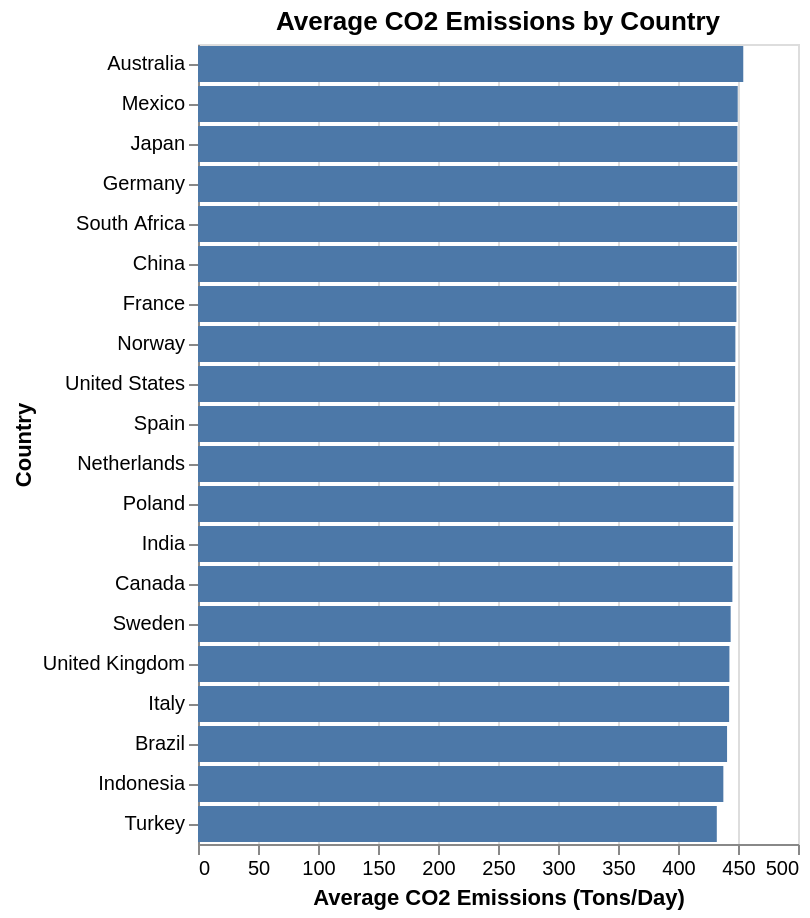

Notebook source saved alongside this figure:
### Code cell
# Average co2 emission chart
chart_co2_avg = alt.Chart(country_averages).mark_bar().encode(
    x=alt.X('co2_emission:Q', title= 'Average CO2 Emissions (Tons/Day)'),
    y=alt.Y('country:N', title='Country', sort='-x'),
    tooltip=[
        alt.Tooltip('country:N', title='Country'),
        alt.Tooltip('co2_emission:Q', title='CO2 Emissions (Tons/Day)', format='.1f')
    ]
).properties(
    title='Average CO2 Emissions by Country'
).interactive()

chart_co2_avg.save('barchart_avg_co2_emissions.json')

chart_co2_avg

### Figure 1 — Vega-Lite specification as saved in the notebook (floating-point values rounded to 4 significant figures)
{"config": {"view": {"continuousWidth": 300, "continuousHeight": 300}}, "data": {"name": "data-763bcb0425cc84b13c532250f9cf3bbd"}, "mark": {"type": "bar"}, "encoding": {"tooltip": [{"field": "country", "title": "Country", "type": "nominal"}, {"field": "co2_emission", "format": ".1f", "title": "CO2 Emissions (Tons/Day)", "type": "quantitative"}], "x": {"field": "co2_emission", "title": "Average CO2 Emissions (Tons/Day)", "type": "quantitative"}, "y": {"field": "country", "sort": "-x", "title": "Country", "type": "nominal"}}, "params": [{"name": "param_1e9efca18e7a2868", "select": {"type": "interval", "encodings": ["x", "y"]}, "bind": "scales"}], "title": "Average CO2 Emissions by Country", "$schema": "https://vega.github.io/schema/vega-lite/v6.4.1.json", "datasets": {"data-763bcb0425cc84b13c532250f9cf3bbd": [{"country": "Australia", "avg_temperature": 23.38, "energy_consumption": 7240.0, "renewable_share": 15.97, "co2_emission": 454.4}, {"country": "Brazil", "avg_temperature": 10.5, "energy_consumption": 7309.0, "renewable_share": 15.96, "co2_emission": 440.9}, {"country": "Canada", "avg_temperature": 16.42, "energy_consumption": 7220.0, "renewable_share": 16.03, "co2_emission": 445.3}, {"country": "China", "avg_temperature": 15.8, "energy_consumption": 7308.0, "renewable_share": 15.87, "co2_emission": 449.0}, {"country": "France", "avg_temperature": 10.39, "energy_consumption": 7302.0, "renewable_share": 15.97, "co2_emission": 448.7}, {"country": "Germany", "avg_temperature": 22.44, "energy_consumption": 7436.0, "renewable_share": 15.96, "co2_emission": 449.4}, {"country": "India", "avg_temperature": 5.227, "energy_consumption": 7353.0, "renewable_share": 15.98, "co2_emission": 445.7}, {"country": "Indonesia", "avg_temperature": 10.86, "energy_consumption": 7401.0, "renewable_share": 15.91, "co2_emission": 437.8}, {"country": "Italy", "avg_temperature": 20.5, "energy_consumption": 7204.0, "renewable_share": 15.93, "co2_emission": 442.6}, {"country": "Japan", "avg_temperature": 23.67, "energy_consumption": 7261.0, "renewable_share": 15.92, "co2_emission": 449.5}, {"country": "Mexico", "avg_temperature": 16.57, "energy_consumption": 7405.0, "renewable_share": 16.08, "co2_emission": 449.8}, {"country": "Netherlands", "avg_temperature": 18.98, "energy_consumption": 7287.0, "renewable_share": 15.92, "co2_emission": 446.4}, {"country": "Norway", "avg_temperature": 8.958, "energy_consumption": 7257.0, "renewable_share": 15.94, "co2_emission": 447.8}, {"country": "Poland", "avg_temperature": 13.16, "energy_consumption": 7277.0, "renewable_share": 15.85, "co2_emission": 446.1}, {"country": "South Africa", "avg_temperature": 5.575, "energy_consumption": 7276.0, "renewable_share": 15.93, "co2_emission": 449.4}, {"country": "Spain", "avg_temperature": 15.84, "energy_consumption": 7138.0, "renewable_share": 15.89, "co2_emission": 446.9}, {"country": "Sweden", "avg_temperature": 9.082, "energy_consumption": 7239.0, "renewable_share": 15.89, "co2_emission": 443.9}, {"country": "Turkey", "avg_temperature": 8.358, "energy_consumption": 7342.0, "renewable_share": 15.91, "co2_emission": 432.3}, {"country": "United Kingdom", "avg_temperature": 8.831, "energy_consumption": 7279.0, "renewable_share": 16.05, "co2_emission": 442.9}, {"country": "United States", "avg_temperature": 7.09, "energy_consumption": 7385.0, "renewable_share": 15.92, "co2_emission": 447.6}]}}
